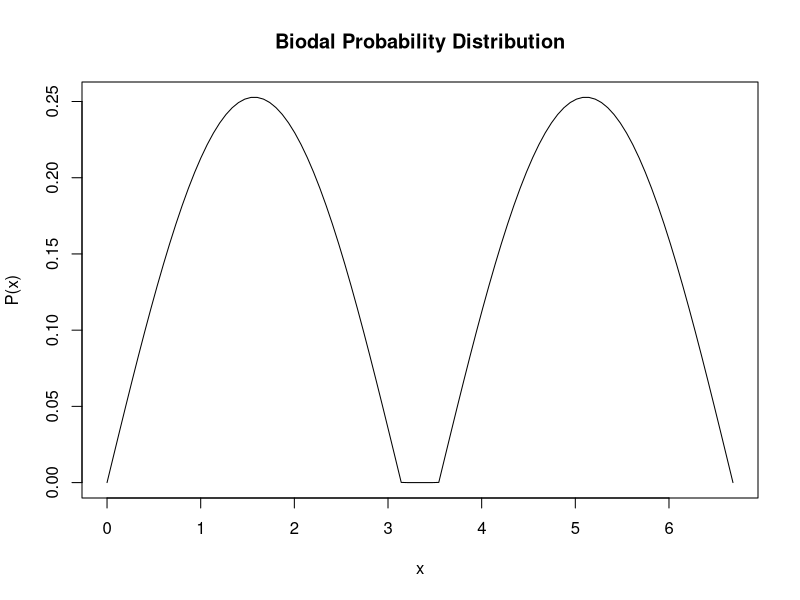
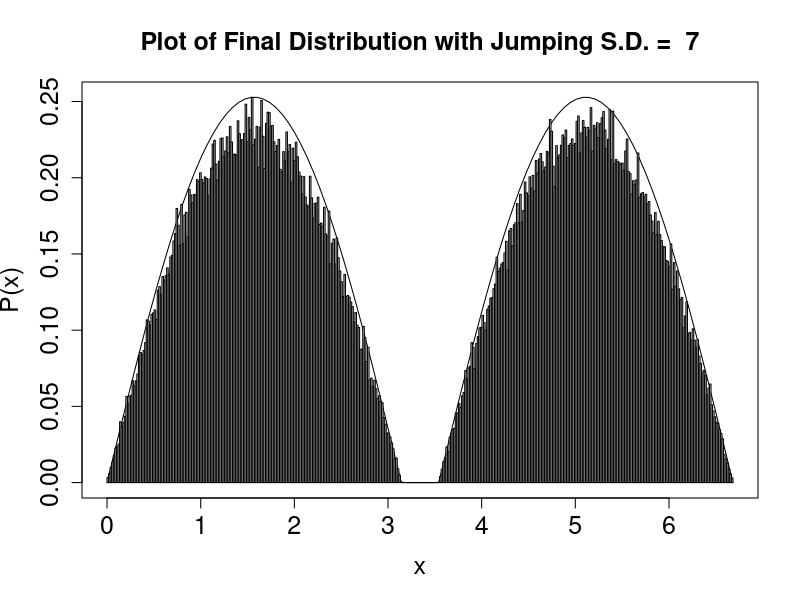

These charts were generated, in order, by the following R code: (Note: this script raises an error after producing the figures.)
library(tidyverse)
library(pracma)
library(utils)
library(coda)

barrierLeft <- pi
gap <- 0.4
barrierRight <- barrierLeft + gap

f <- function(x) { #function to turn into probability density
  ifelse (x <= barrierLeft & x > 0,abs(sin(x)),
          ifelse(x >= barrierRight & x <= barrierRight+pi,abs(sin(x-gap)),0))
}

bottom <- 0 #lower limit
top <- 2*pi+0.1 #upper limit

integral <- quad(f,bottom,top) #determine normalising constant 

probDensity <- function(x) { #generate probability density function by dividing each value by the normalising constant
  f(x)/integral
}

verifyProbDensity <- quad(probDensity,bottom,top) #should = 1.

par(mfrow = c(1,1))

plot(probDensity,0,barrierRight+pi,main = "Biodal Probability Distribution",xlab = "x",ylab = "P(x)")

totalIn <<- 0

countSwitchProb <- function(oldVal,newVal){
  if(oldVal < barrierLeft){
    if(newVal > barrierRight){
      totalIn <<- totalIn + 1
    }
  }
  else {
    if(newVal < barrierLeft){
      totalIn <<- totalIn + 1
    }
  }
}

stepSize <- function(x,stepSD,number=1){ #change name
  x = rnorm(number,x,stepSD) #set in quantum system
}

MetropolisHastings <- function(oldPoint,iterations,burnIn,stepSD){
  acceptedPoints = 0
  chain <- vector("numeric",length = iterations)
  progressBar <- txtProgressBar(min = 0,max = iterations,style = 3)
  for(i in 1:iterations){
    chain[i] = oldPoint
    proposedPoint = stepSize(oldPoint,stepSD)
    acceptanceRatio = probDensity(proposedPoint)/probDensity(oldPoint)
    if (runif(1,0,1) < acceptanceRatio){
      countSwitchProb(oldPoint,proposedPoint)
      oldPoint = proposedPoint
      accpetedPoints =+ 1
    }
    else{
      oldPoint = oldPoint
    }
    setTxtProgressBar(progressBar,i)
  }
  chain <- tail(chain,-burnIn)
  close(progressBar)
  cat(((length(unique(chain)))*1.0/iterations)*100,"% acceptance rate\n")
  return(mcmc(chain))
}
chains <- list()
j <- 1

chainLength = 1000000
par(mfrow = c(1,1))
for (i in c(7.0)){
  totalIn <<- 0
  chains[[j]] <- MetropolisHastings(6,chainLength,1000,i)
  tunellingProbability <- totalIn/chainLength
  print(tunellingProbability)
  plot(probDensity,0,barrierRight+pi,main = paste("Plot of Final Distribution with Jumping S.D. = ",i),ylab = "P(x)",cex.lab=1.5, cex.axis=1.5, cex.main=1.5, cex.sub=1.5)
  par(new = TRUE)
  hist(chains[[j]],yaxt='n',xlim = c(0,barrierRight+pi), ann=FALSE,breaks=seq(0,barrierRight+pi,l=400),ylab = "",xlab = "",xaxt = "n")
  j <- j + 1
}

gelman.diag(chains)

test <- hist(chains[[2]],yaxt='n',xlim = c(0,barrierRight+pi), ann=FALSE,breaks=seq(0,barrierRight+pi,l=100),ylab = "",xlab = "",plot = FALSE)$density
test1 <- as.numeric(lapply(seq(0,barrierRight+pi,length.out = 99),function(x) probDensity(x)))

test <- as.numeric(lapply(test,function(x) x/length(test)))
test1 <- as.numeric(lapply(test,function(x) x/sum(test1)))
    
testfun <- vector()
for(i in c(0:length(test))){testfun[i] <- (abs(test[i])-abs(test1[i]))*3} 

barplot(testfun,ylim = c(0,0.25),type = 'h',cex.lab=1.5, cex.axis=1.5, cex.main=1.5, cex.sub=1.5)
par(new = TRUE)
plot(test1,ylim = c(0,0.25),cex.lab=1.5, cex.axis=1.5, cex.main=1.5, cex.sub=1.5,
     type = 'l',yaxt = 'n',ylab = "P(x) with Error",xlab = "x",main = "Relative Error From the Discrete Chain Method & Target Distribution",xaxt = "n")
par(new = TRUE)
plot(test,ylim = c(0,0.25),type = 'l')
  